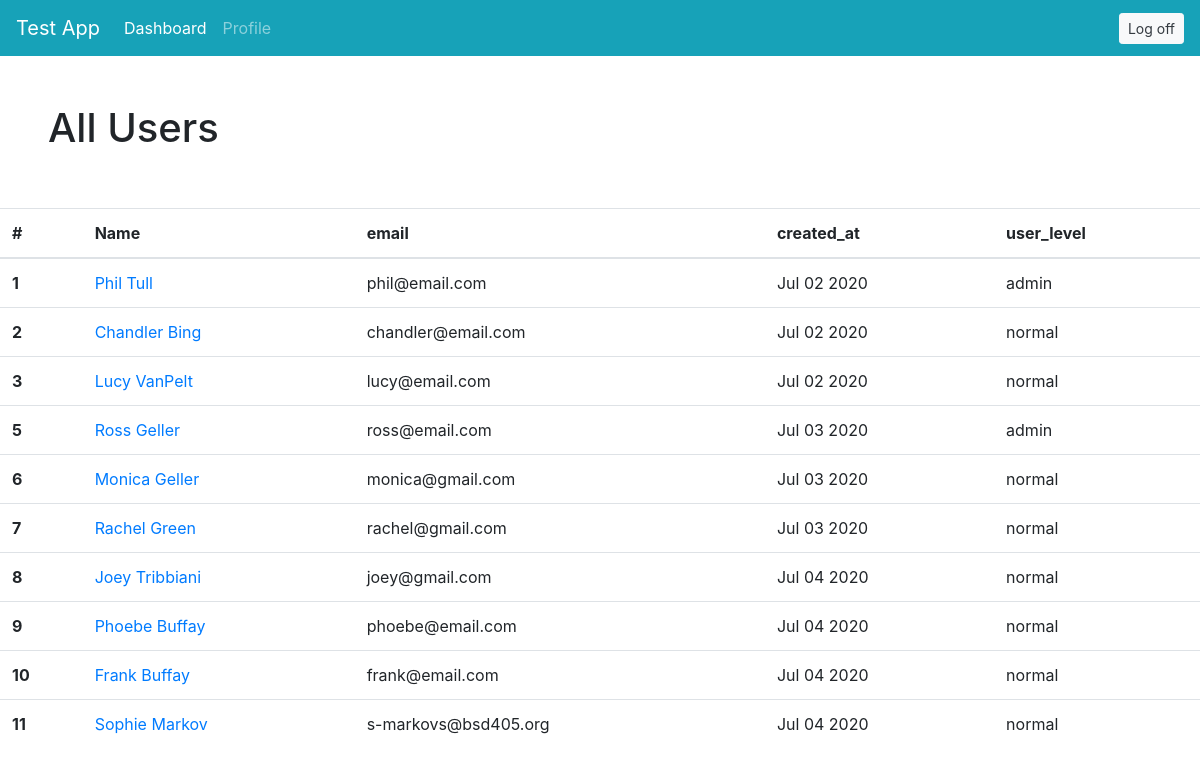
/users/dashboard (signed in), run on the app's committed database.
### login_reg/models.py (models this page shows)
class User(models.Model):
    first_name = models.CharField(max_length=45)
    last_name = models.CharField(max_length=45)
    email = models.CharField(max_length=100)
    password = models.CharField(max_length=255)
    user_level = models.IntegerField(blank=True, null=True)
    description = models.TextField(default="")
    created_at = models.DateTimeField(auto_now_add=True)
    updated_at = models.DateTimeField(auto_now=True)
    objects = UserManager()

### user_dash_app/views.py (the view)
# urls.py: path('dashboard', views.dashboard),
def dashboard(request):
    if 'user_id' in request.session:
        context = {
            'all_users': User.objects.all()
        }
        return render(request, 'dashboard.html', context)
    return redirect('/')

### user_dash_app/templates/dashboard.html (shortened to what this page needs)
<!DOCTYPE html>
<html lang="en">
<head>
    <link rel="stylesheet" href="https://stackpath.bootstrapcdn.com/bootstrap/4.3.1/css/bootstrap.min.css">
</head>
<body>
    <nav class="navbar navbar-expand-lg navbar-dark bg-info">
        <a class="navbar-brand" href="/">Test App</a>
        <div class="collapse navbar-collapse" id="navbarText">
            <ul class="navbar-nav mr-auto">
                <li class="nav-item active">
                    <a class="nav-link" href="/users/dashboard">Dashboard<span class="sr-only">(current)</span></a>
                </li>
                <li class="nav-item">
                    <a class="nav-link" href="/users/profile">Profile</a>
                </li>
            </ul>
            <a class="btn btn-sm btn-light text-dark" href="/logoff"
                    role="button">Log off</a>
        </div>
    </nav>
    <div class="row ml-5 my-5">
        <h1>All Users</h1>
    </div>
    <table class="table table-hover">
        <thead>
            <tr>
                <th scope="col">#</th>
                <th scope="col">Name</th>
                <th scope="col">email</th>
                <th scope="col">created_at</th>
                <th scope="col">user_level</th>
            </tr>
        </thead>
        <tbody>
            {%for user in all_users%}
            <tr>
                <th scope="row">{{user.id}}</th>
                <td><a href="">{{user.first_name}} {{user.last_name}}</a></td>
                <td>{{user.email}}</td>
                <td>{{user.created_at|date:"M d Y"}}</td>
                {% if user.user_level == 9%}
                <td>admin</td>
                {%else%}
                <td>normal</td>
                {%endif%}
            </tr>
            {%endfor%}
        </tbody>
      </table>
</body>
</html>

### data on the page
User: id "1", first_name "Phil", last_name "Tull", email "phil@email.com", created_at "Jul 02 2020", user_level "admin"
User: id "2", first_name "Chandler", last_name "Bing", email "chandler@email.com", created_at "Jul 02 2020", user_level "normal"
User: id "3", first_name "Lucy", last_name "VanPelt", email "lucy@email.com", created_at "Jul 02 2020", user_level "normal"
User: id "5", first_name "Ross", last_name "Geller", email "ross@email.com", created_at "Jul 03 2020", user_level "admin"
User: id "6", first_name "Monica", last_name "Geller", email "monica@gmail.com", created_at "Jul 03 2020", user_level "normal"
User: id "7", first_name "Rachel", last_name "Green", email "rachel@gmail.com", created_at "Jul 03 2020", user_level "normal"
User: id "8", first_name "Joey", last_name "Tribbiani", email "joey@gmail.com", created_at "Jul 04 2020", user_level "normal"
User: id "9", first_name "Phoebe", last_name "Buffay", email "phoebe@email.com", created_at "Jul 04 2020", user_level "normal"
User: id "10", first_name "Frank", last_name "Buffay", email "frank@email.com", created_at "Jul 04 2020", user_level "normal"
User: id "11", first_name "Sophie", last_name "Markov", email "s-markovs@bsd405.org", created_at "Jul 04 2020", user_level "normal"
